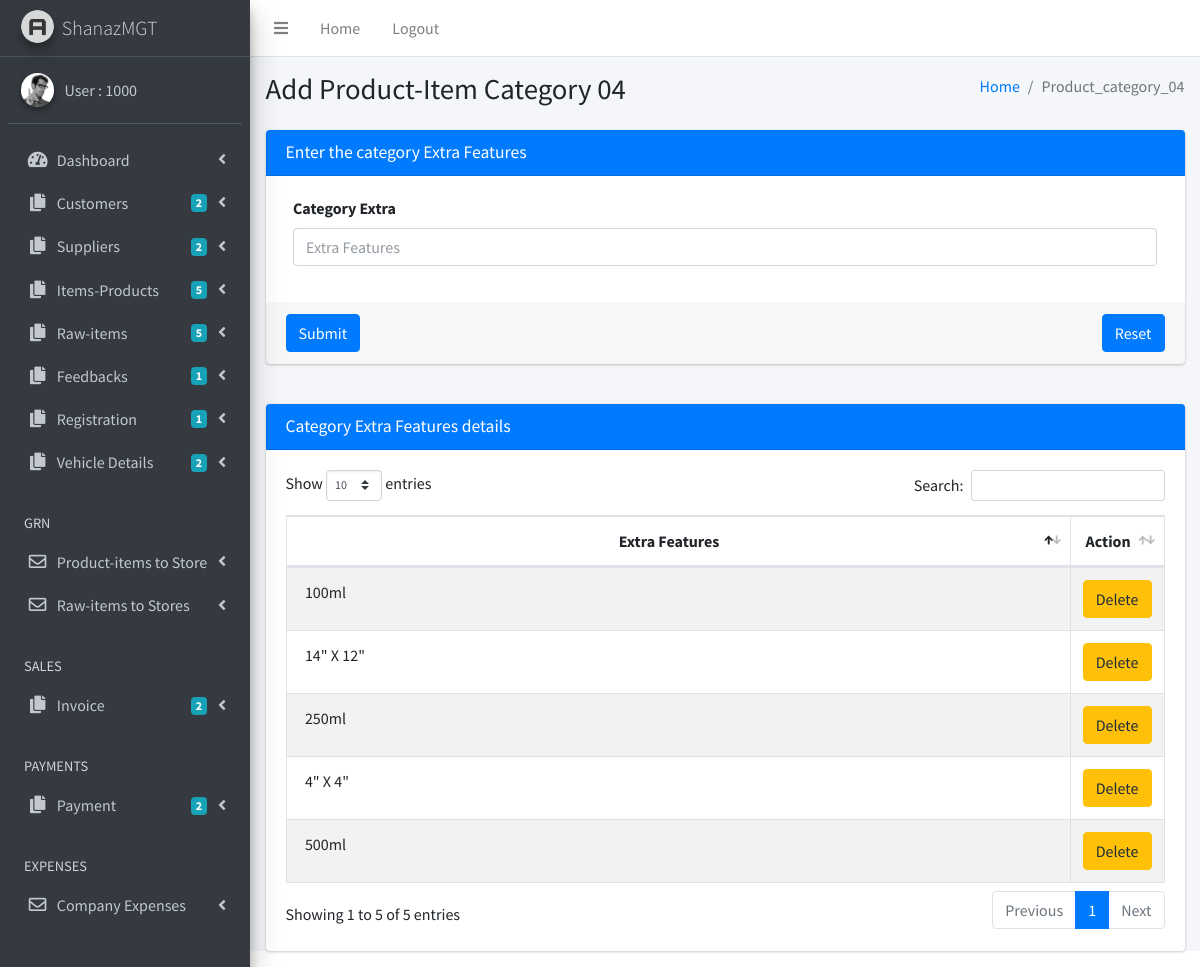
Page /product_category04.php (signed in) on the committed database.
### tables this page shows
CREATE TABLE IF NOT EXISTS `category_four` (
  `id` int(11) NOT NULL AUTO_INCREMENT,
  `extra` varchar(50) NOT NULL,
  `status` int(2) NOT NULL DEFAULT '1',
  `entered_date` timestamp NOT NULL DEFAULT CURRENT_TIMESTAMP,
  `user` int(2) NOT NULL,
  PRIMARY KEY (`id`),
  KEY `user id_idx` (`user`)
);

### product_category04.php (the view, shortened to what this page needs)
<!DOCTYPE html>
<html>
    <head>
        <link rel="stylesheet" href="plugins/fontawesome-free/css/all.min.css">
        <link rel="stylesheet" href="https://code.ionicframework.com/ionicons/2.0.1/css/ionicons.min.css">
        <link rel="stylesheet" href="dist/css/adminlte.min.css">
        <link rel="stylesheet" href="plugins/datatables-bs4/css/dataTables.bootstrap4.min.css">
        <link rel="stylesheet" href="plugins/datatables-responsive/css/responsive.bootstrap4.min.css">
        <link rel="stylesheet" href="plugins/select2/css/select2.min.css">
        <link rel="stylesheet" href="plugins/select2-bootstrap4-theme/select2-bootstrap4.min.css">
        <link rel="stylesheet" href="plugins/bootstrap4-duallistbox/bootstrap-duallistbox.min.css">
        <link rel="stylesheet" href="dist/css/adminlte.min.css">
        <link rel="stylesheet" href="plugins/datatables-bs4/css/dataTables.bootstrap4.min.css">
        <link rel="stylesheet" href="plugins/datatables-responsive/css/responsive.bootstrap4.min.css">
        <link rel="stylesheet" href="plugins/fontawesome-free/css/all.min.css">
  <link rel="stylesheet" href="https://code.ionicframework.com/ionicons/2.0.1/css/ionicons.min.css">
  <link rel="stylesheet" href="plugins/overlayScrollbars/css/OverlayScrollbars.min.css">
  <link rel="stylesheet" href="dist/css/adminlte.min.css">
    </head>
  <body class="hold-transition sidebar-mini layout-fixed layout-navbar-fixed layout-footer-fixed">
 <?php
   include 'sidebar.php';
  ?>
        <div class="content-wrapper">
            <section class="content-header">
                <div class="container-fluid">
                    <div class="row mb-2">
                        <div class="col-sm-6">
                            <h1>Add Product-Item Category 04</h1>
                        </div>
                        <div class="col-sm-6">
                            <ol class="breadcrumb float-sm-right">
                                <li class="breadcrumb-item"><a href="#">Home</a></li>
                                <li class="breadcrumb-item active">Product_category_04</li>
                            </ol>
                        </div>
                    </div>
                </div>
            </section>
            <section class="content">
                <div class="container-fluid">
                    <div class="card card-primary">
                        <div class="card-header">
                            <h3 class="card-title">Enter the category Extra Features</h3>
                        </div>
                        <form name="myForm" id="myForm" action="" method="POST" enctype="multipart/form-datam" onsubmit="return submitForm();">
                            <div class="card-body">
                                <div class="col-md-12">
                                    <div class="form-group">
                                        <label for="examplesname">Category Extra</label>
                                        <input type="text" class="form-control" name="extra"  id="extra" placeholder="Extra Features" autocomplete="off">
                                    </div>
                                </div>
                            </div>
                            <div class="card-footer">
                                <button type="submit" class="btn btn-primary" id ="submit">Submit </button>
                                <button type="submit" class="btn btn-primary float-right" onclick="myFunction()">Reset</button>
                            </div>
                        </form>
                    </div>
                    <br>
                    <div class="card card-primary">
                        <div class="card-header">
                            <h3 class="card-title">Category Extra Features details</h3>
                        </div>
                        <div class="card-body">
                            <table id="example2" class="table table-bordered table-striped">
                                <thead>
                                    <?php
                                    echo '<tr><th><center>Extra Features</center></th>
                                    <th width="10%"><center> Action</center></th>
					</tr>
                                    </thead>
                                 <tbody>';
                                    $sql = "select id,extra from category_four where status ='1'";
                                    $result = mysqli_query($con, $sql);
                                    while ($arraySomething1 = mysqli_fetch_array($result)) {
                                        $id = $arraySomething1['id'];
                                        $extra1 = $arraySomething1['extra'];
                                        echo "<tr><td>&nbsp " . $extra1 . "</td>";
                                        echo"<td> <div class='btn-group'>
                           <center>   <a href='delete_product_cat3.php?r=$id' button type='button' class='btn btn-warning'>Delete</button></center></div></td></tr>";
                                    }
                                    echo "</tbody>    ";
                                  ?>
                            </table>
                        </div>
                    </div>
  </div>
                       </section>
                </div>
    </body>
</body>

### rows in the picture
category_four: extra "250ml"
category_four: extra "100ml"
category_four: extra "500ml"
category_four: extra "4\" X 4\""
category_four: extra "14\" X 12\""

### other values in the picture
$_SESSION['sess_name'] "1000"
